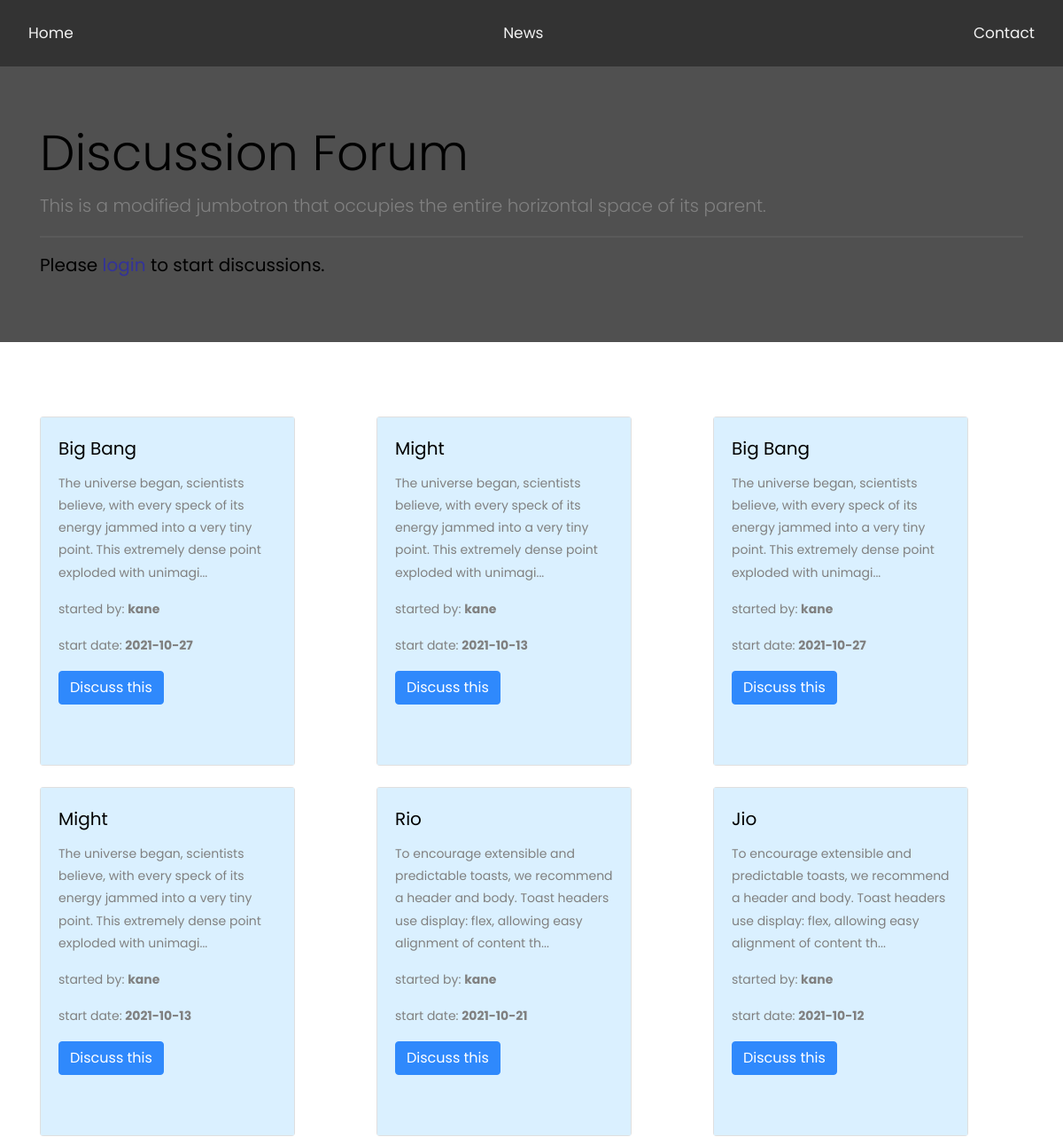
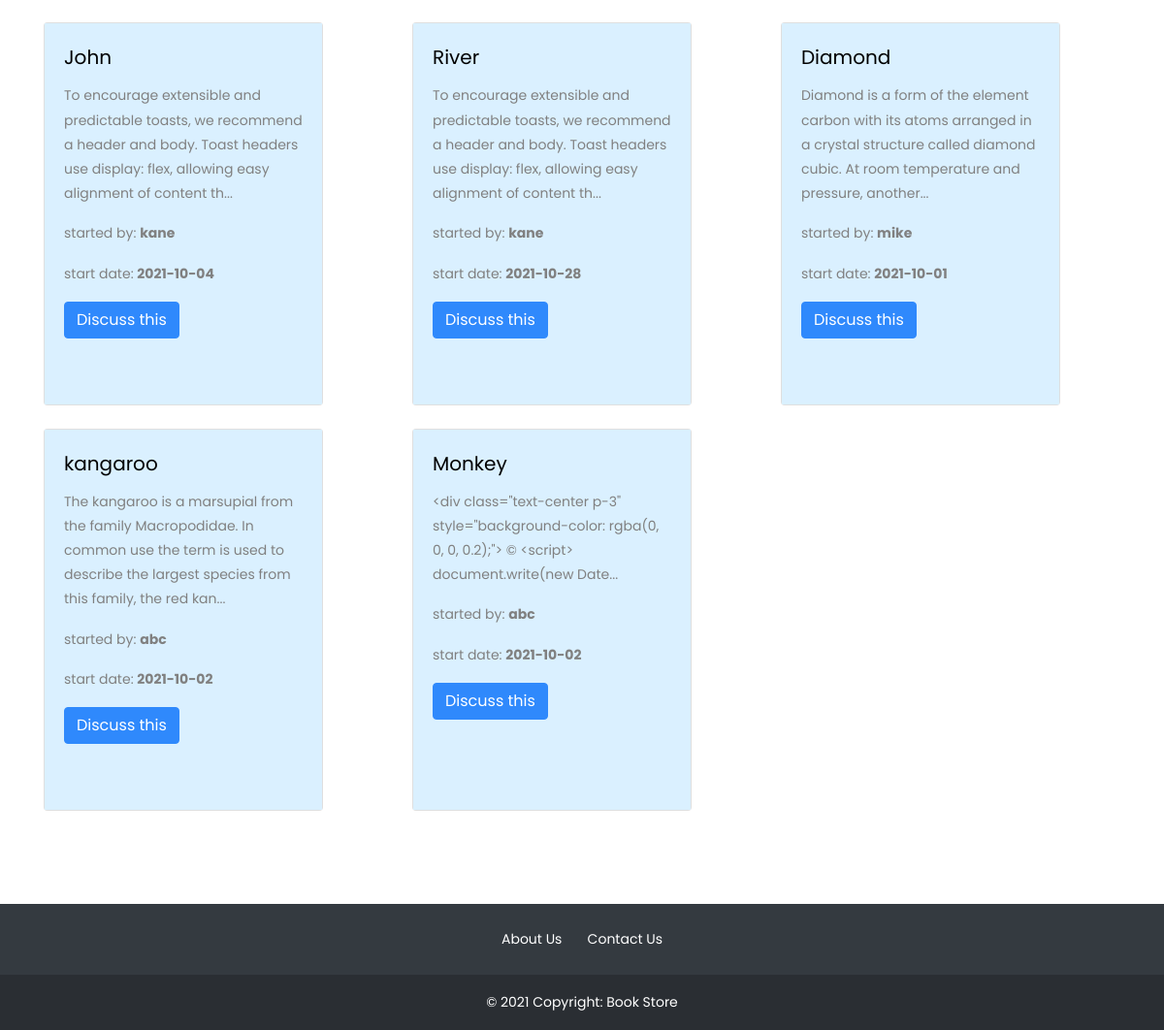
/forum.php, run on the app's committed database (2 pictures, top to bottom).
### tables this page shows
CREATE TABLE IF NOT EXISTS `forumnew` (
  `id` int NOT NULL AUTO_INCREMENT,
  `title` varchar(255) DEFAULT NULL,
  `description` varchar(1000) DEFAULT NULL,
  `created` date DEFAULT NULL,
  `started` varchar(100) NOT NULL,
  PRIMARY KEY (`id`)
);

### forum.php (the view, shortened to what this page needs)
<!doctype html>
<html lang="en">
<head>
    <link href="https://cdn.jsdelivr.net/npm/bootstrap@5.1.1/dist/css/bootstrap.min.css" rel="stylesheet"
>
    <link rel="stylesheet" href="https://stackpath.bootstrapcdn.com/font-awesome/4.7.0/css/font-awesome.min.css">
    <link rel="stylesheet" href="css/style.css">
</head>
<body>
    <div class="navbar">
        <a href="index.php">Home</a>
        <a href="#news">News</a>
        <a href="#contact">Contact</a>
    </div>
        <div class="jumbotron jumbotron-fluid" style="margin-bottom:5%; background-color:#505050">
            <div class="container" id="jumbo">
                <h1 class="display-4">Discussion Forum</h1>
                <p class="lead">This is a modified jumbotron that occupies the entire horizontal space of its parent.
                </p>
                <hr>
 <?php
   if(isset($_SESSION['LOGIN']) && $_SESSION['LOGIN']!=''){
       echo '
       <p class="lead">
  <a class="btn btn-outline-primary btn-lg" data-bs-toggle="collapse" href="#collapseExample" role="button" aria-expanded="false" aria-controls="collapseExample">
    start a discussion
  </a>
</p>
<div class="collapse" id="collapseExample">
  <div class="card card-body">
   <form method="POST" action="forum.php">
   <div class="mb-3">
  <label for="exampleFormControlInput1" class="form-label">Enter the title</label>
  <input type="text" class="form-control" id="exampleFormControlInput1" style="border:1px solid black;" name="title" required>
</div>
  <div class="mb-3">
  <label for="exampleFormControlTextarea1" class="form-label">Enter the Description</label>
  <textarea class="form-control" id="exampleFormControlTextarea1" rows="4" style="border:1px solid black;" name="description" required></textarea>
  </div>
  <div class = "mb-3">
    <input type = "submit" class = "btn btn-outline-success" value = "Post"><br>
</div>
  </form>
  </div>
</div>
</div>
       ';
   }
   else{
   echo '
   <h5>Please <a href="login.php" style="color:#339;">login</a> to start discussions.</h5>
  </div>
   ';
   }
 ?>
            </div>
    <div class="container">
        <div class="row g-4" >
<?php
$conn = mysqli_connect("localhost", "root", "", "bookstore");
$sql = "select * from forumnew";
$result = mysqli_query($conn, $sql);
while($row = mysqli_fetch_assoc($result)) {
    $forum_id = $row["id"];
    echo '
    <div class="col-md-4 col-sm-3">
                <div class="card my-4 h-100 " style="width: 18rem;">
                    <div class="card-body" style="background-color:#daf0ff">
                        <h5 class="card-title">'.$row["title"].'</h5>
                        <p class="card-text">'.substr($row['description'],0,150).'...</p>
                        <p class="card-text">started by: <strong>'.$row["started"].'</strong></p>
                        <p class="card-text">start date: <strong>'.$row["created"].'</strong></p>
                        <a href="comments.php?fid='.$forum_id.'" class="btn btn-primary">Discuss this</a>
                    </div>
                </div>
            </div>
            ';
  }
?>
        </div>
    </div>
    <footer class="bg-dark text-center text-white" style="margin-top:10%">
        <div class="container p-4 pb-0">
            <a href="">About Us</a>
            <a href="">Contact Us</a>
        </div>
        <div class="text-center p-3" style="background-color: rgba(0, 0, 0, 0.2);">
            ©  Copyright: Book Store
        </div>
    </footer>
    </body>
</html>

### forum.php (style rules this page uses)
a { text-decoration: none; color: #fff; }
a:link { color: #fff; }
body { margin: 150; }
.navbar { overflow: hidden; background-color: #333; position: sticky; z-index: 10; top: 0; width: 100%; }
.navbar a { float: left; display: block; color: #f2f2f2; text-align: center; padding: 14px 16px; text-decoration: none; font-size: 17px; }

### data on the page
forumnew: title "Big Bang", description "The universe began, scientists believe, with every speck of its energy jammed into a very tiny point. This extremely dense point exploded with unimagi", started "kane", created "2021-10-27"
forumnew: title "Might", description "The universe began, scientists believe, with every speck of its energy jammed into a very tiny point. This extremely dense point exploded with unimagi", started "kane", created "2021-10-13"
forumnew: title "Big Bang", description "The universe began, scientists believe, with every speck of its energy jammed into a very tiny point. This extremely dense point exploded with unimagi", started "kane", created "2021-10-27"
forumnew: title "Might", description "The universe began, scientists believe, with every speck of its energy jammed into a very tiny point. This extremely dense point exploded with unimagi", started "kane", created "2021-10-13"
forumnew: title "Rio", description "To encourage extensible and predictable toasts, we recommend a header and body. Toast headers use display: flex, allowing easy alignment of content th", started "kane", created "2021-10-21"
forumnew: title "Jio", description "To encourage extensible and predictable toasts, we recommend a header and body. Toast headers use display: flex, allowing easy alignment of content th", started "kane", created "2021-10-12"
forumnew: title "John", description "To encourage extensible and predictable toasts, we recommend a header and body. Toast headers use display: flex, allowing easy alignment of content th", started "kane", created "2021-10-04"
forumnew: title "River", description "To encourage extensible and predictable toasts, we recommend a header and body. Toast headers use display: flex, allowing easy alignment of content th", started "kane", created "2021-10-28"
forumnew: title "Diamond", description "Diamond is a form of the element carbon with its atoms arranged in a crystal structure called diamond cubic. At room temperature and pressure, another", started "mike", created "2021-10-01"
forumnew: title "kangaroo", description "The kangaroo is a marsupial from the family Macropodidae. In common use the term is used to describe the largest species from this family, the red kan", started "abc", created "2021-10-02"
forumnew: title "Monkey", description "<div class=\"text-center p-3\" style=\"background-color: rgba(0, 0, 0, 0.2);\"> © <script> document.write(new Date", started "abc", created "2021-10-02"
